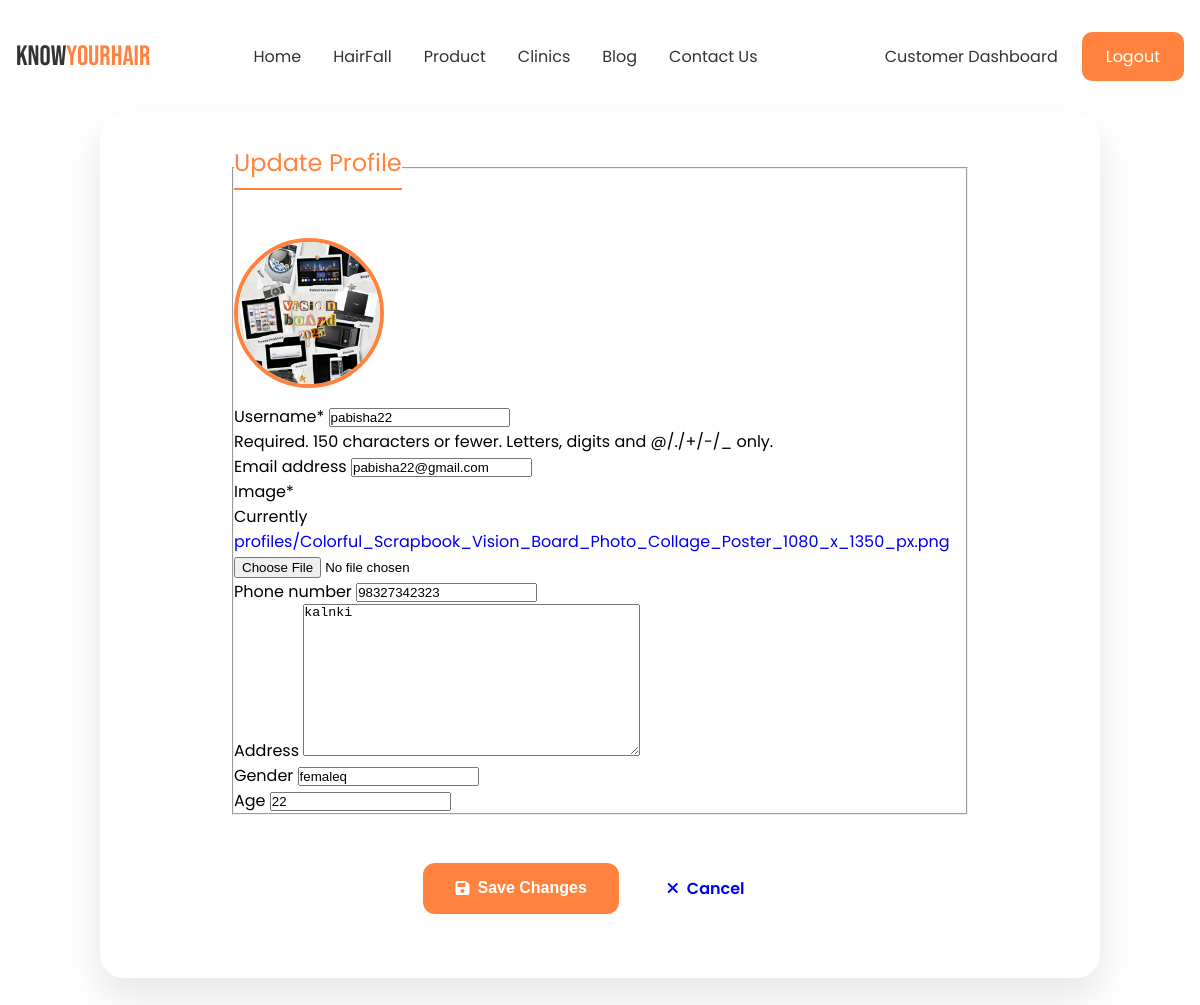
Before: /user/profile/edit/ (signed in) with the older database file.
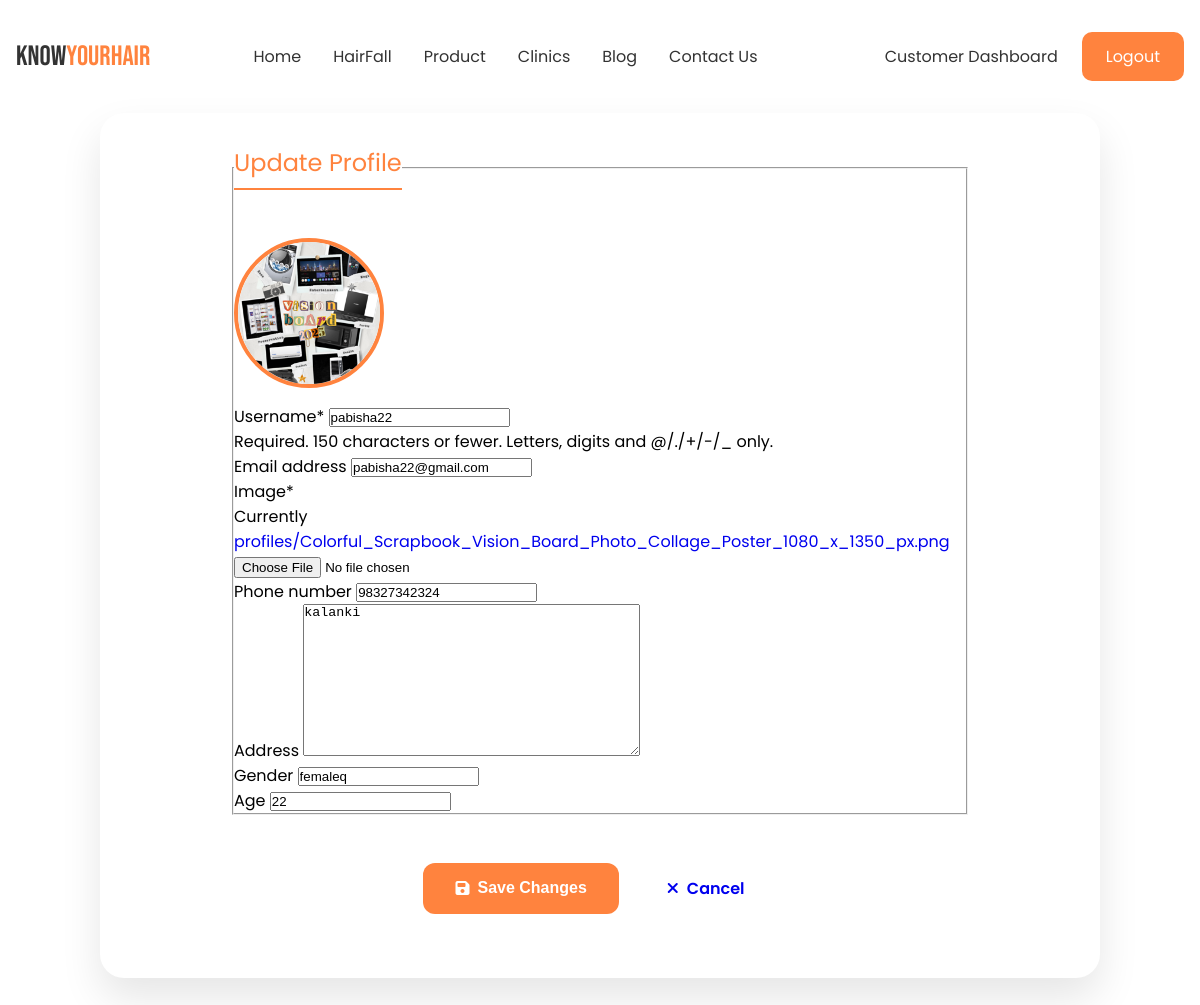
After: the same page with the newer database file.
### user/models.py (models this page shows, shortened)
class Profile(models.Model):
    user = models.OneToOneField(User, on_delete=models.CASCADE)
    image = models.ImageField(default='default_user.jpg' , upload_to='profiles/')
    phone_number = models.CharField(max_length=15, blank=True, null=True)
    address = models.TextField(blank=True, null=True)
    gender = models.CharField(max_length=10, blank=True, null=True)
    age = models.IntegerField(blank=True, null=True)

### user/views.py (the view)
# urls.py: path('profile/edit/', user_view.profile_update, name='profile-update'),
@login_required
def profile_update(request):
    if request.method == 'POST':
        u_form = UserUpdateForm(request.POST, instance=request.user)
        p_form = ProfileUpdateForm(request.POST, request.FILES, instance=request.user.profile)
        if u_form.is_valid() and p_form.is_valid():
            u_form.save()
            p_form.save()
            messages.success(request, f'Your account has been updated Successfully!')
            return redirect('profile')
    else:
        u_form = UserUpdateForm(instance=request.user)
        p_form = ProfileUpdateForm(instance=request.user.profile)
    context = {
        'u_form': u_form,
        'p_form': p_form
    }
    return render(request, 'user/profile_update.html', context)

### user/forms.py
class UserUpdateForm(forms.ModelForm):
    class Meta:
        model = User
        fields = ['username', 'email']

class ProfileUpdateForm(forms.ModelForm):
    class Meta:
        model = Profile
        fields = ['image', 'phone_number', 'address', 'gender', 'age']

### user/templates/user/profile_update.html (shortened to what this page needs)
{% extends "base/base.html" %}
{% load static %}
{% load crispy_forms_tags %}
{% block profile_css %}
<link rel="stylesheet" href="{% static 'user/css/profile.css' %}">
<link href="https://cdnjs.cloudflare.com/ajax/libs/font-awesome/6.4.0/css/all.min.css" rel="stylesheet">
{% endblock %}
{% block content %}
<div class="profile-container">
    <div class="form-section">
        <form method="POST" enctype="multipart/form-data" class="profile-form">
            <fieldset class="form-group">
                <legend>Update Profile</legend>
                <div class="text-center mb-4">
                    {% if user.profile.image %}
                        <img src="{{ user.profile.image.url }}" alt="Current Profile Image" class="profile-image-preview">
                    {% else %}
                        <img src="{% static 'images/default_profile.png' %}" alt="Default Profile Image" class="profile-image-preview">
                    {% endif %}
                </div>
                {{ u_form|crispy }}
                {{ p_form|crispy }}
            </fieldset>
            <div class="profile-actions">
                <button type="submit" class="btn-profile btn-profile-primary">
                    <i class="fas fa-save"></i>
                    Save Changes
                </button>
                <a href="{% url 'profile' %}" class="btn-profile btn-secondary">
                    <i class="fas fa-times"></i>
                    Cancel
                </a>
            </div>
        </form>
    </div>
</div>
{% endblock content %}

Changed rows visible on the page:
changed Profile "femaleq": phone_number "98327342323" → "98327342324"; address "kalnki" → "kalanki"
